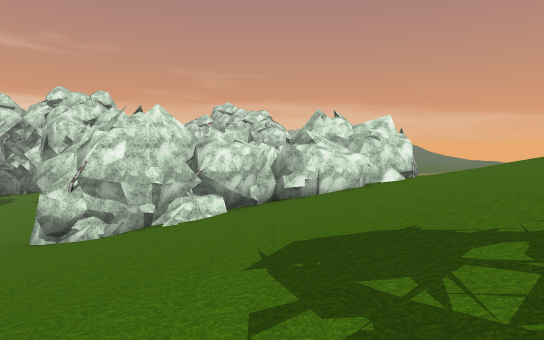
View 1 (above)

24 first-person views from a walk through a scene from a Unity 3-D project. The camera is 1.4 m above the floor, tilts 4° down and sees 75° across. The floor is counted in squares, 2 m on a side. Each view is taken from the middle of a square. On the plan, view 1 faces up. The plan holds only what a view shows up to about 11 squares ahead; the rest is blank. The place goes on beyond the plan. Some animated figures are left out. Some surface patterns are stand-ins.

View 2
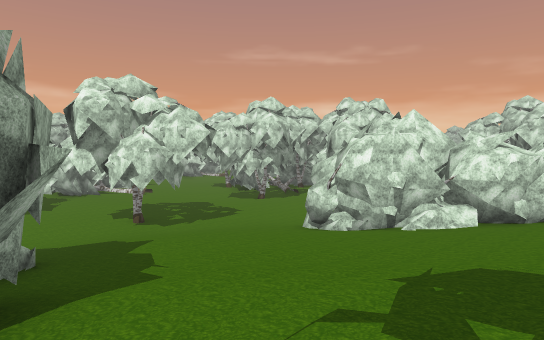

View 3
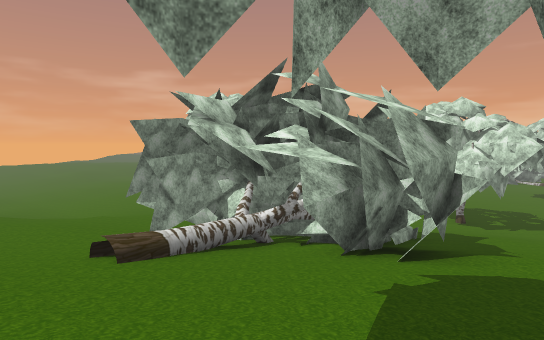

View 4
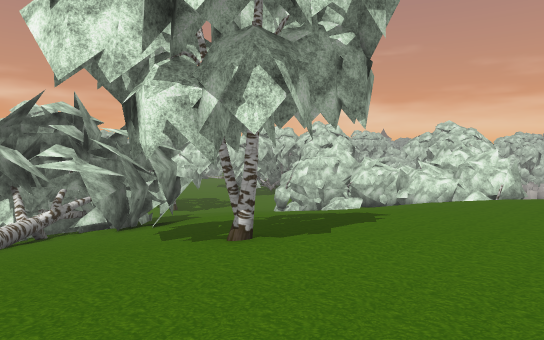

View 5
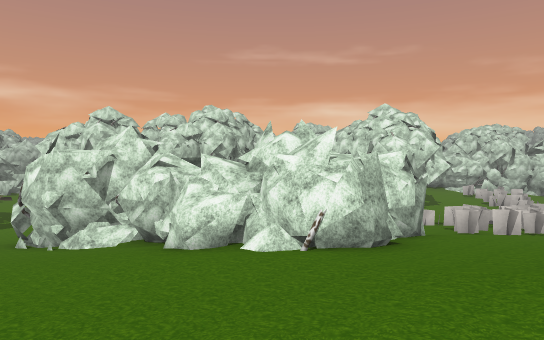

View 6
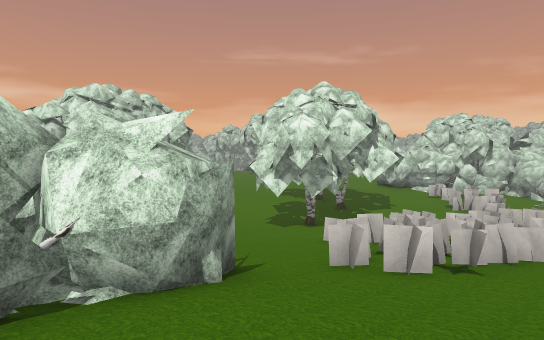

View 7
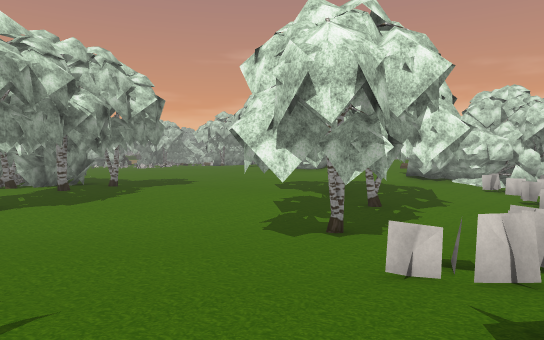

View 8
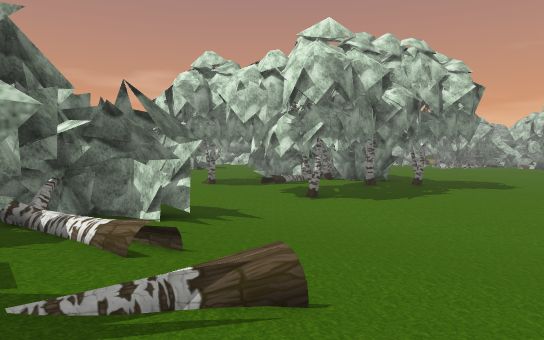

View 9
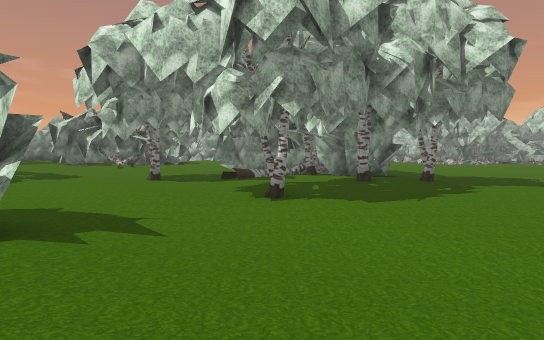

View 10
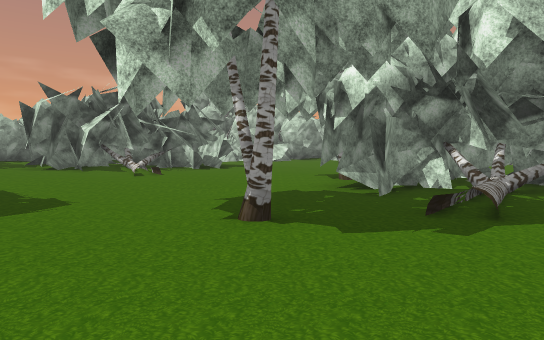

View 11
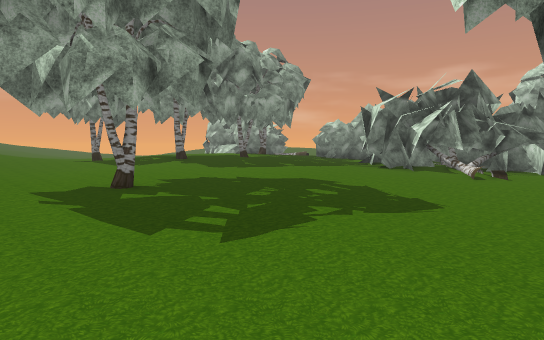

View 12
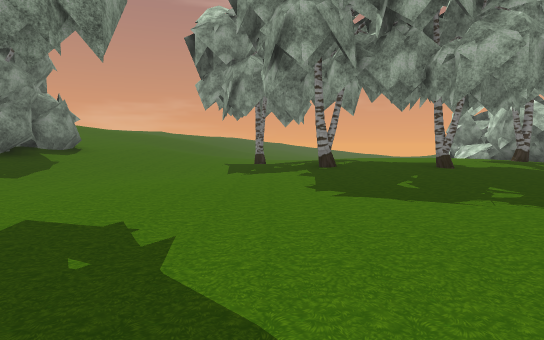

View 13
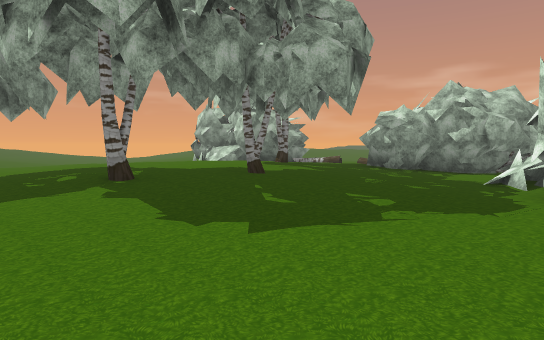

View 14
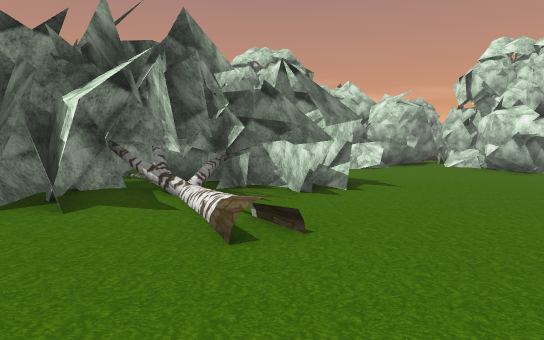

View 15
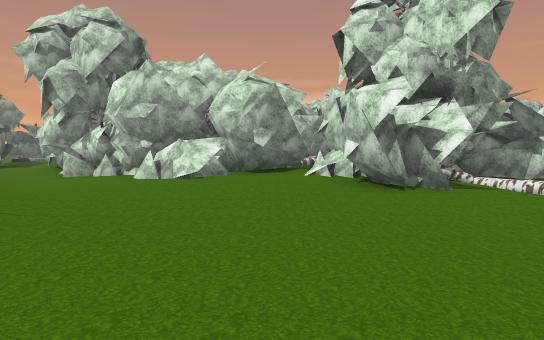

View 16
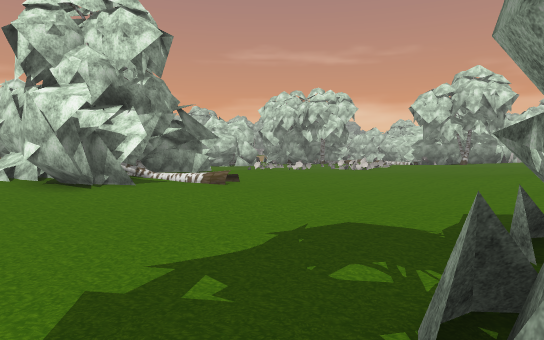

View 17
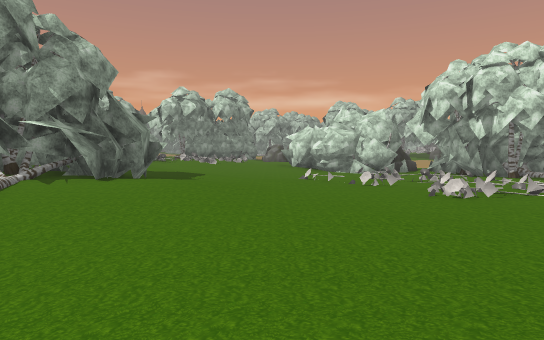

View 18
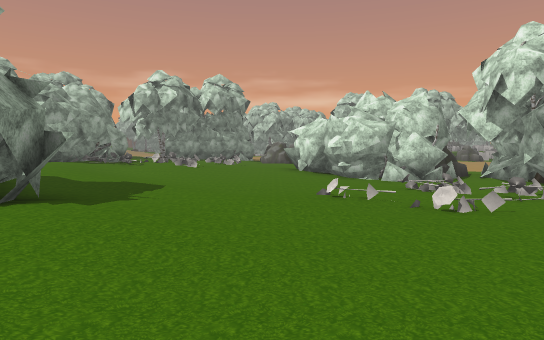

View 19
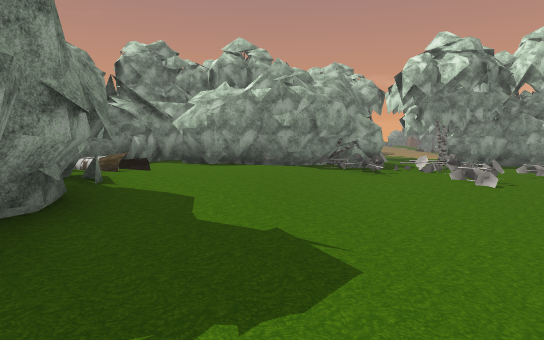

View 20
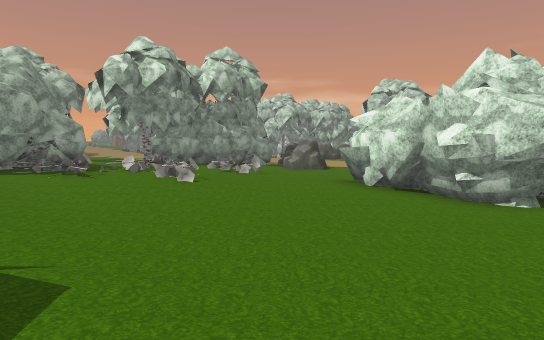

View 21
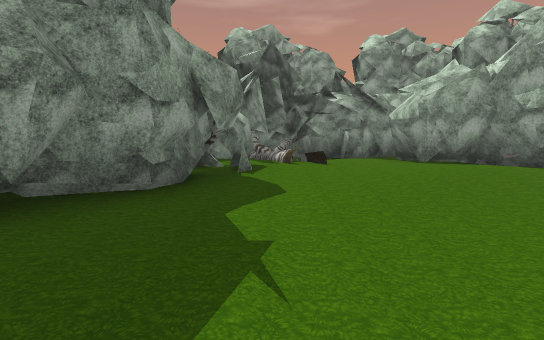

View 22
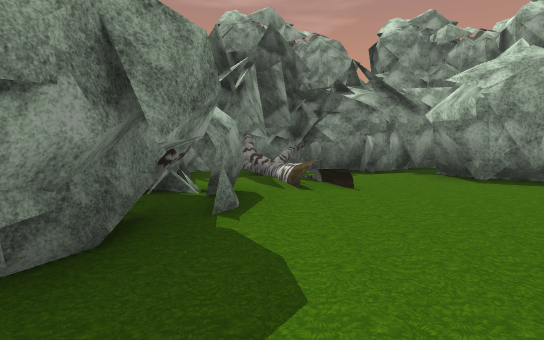

View 23
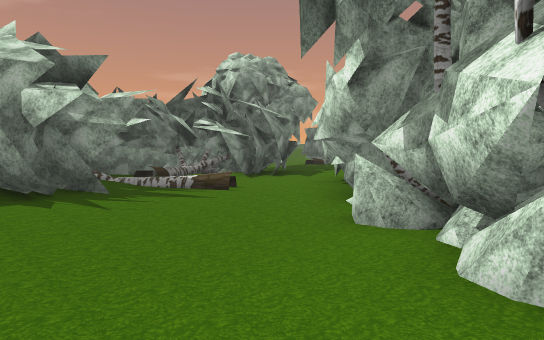

View 24
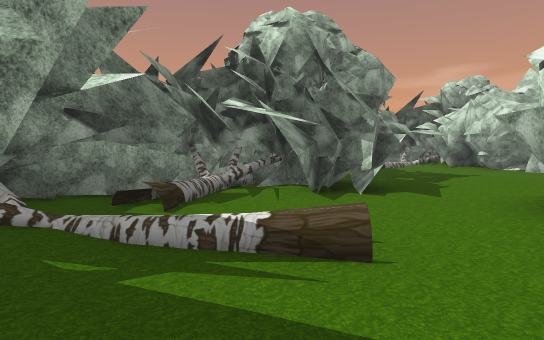

### Floor plan
Key: @ floor where view 1 was taken; # wall or solid block; x gap in a wall; . main floor; : floor 0.25 m higher than the main floor; - floor 0.25 m lower than the main floor; + floor 0.5 m higher than the main floor; _ floor 0.5 m lower than the main floor; * floor 0.75 m higher than the main floor; < floor 0.75 m lower than the main floor; % floor 1 m higher than the main floor; & floor 1.75 m higher than the main floor; $ floor 4.75 m higher than the main floor; / step, stairs or slope; = window, fence, low wall or low ledge; T tree; O other object.
Columns run from 38 left of view 1 to 6 right of it. Each row starts with its distance up from view 1.
 29      TTTT _x
 28       <<<_==/=
 27       TT<=___--/
 26      TTT_==__-==-  ..
 25      TT#_==_=--=.....                /:
 24      TT____//-......                +:..#
 23  --_TT_____=/.......::             +/:::
 22  ------___--../.....::             O:::.  #
 21  ---.-/----/..//......     ::::   +/T::.  ##
 20  ==.../.--/../::......     :::/+ ++::/:/=###
 19  /..==././/.TT:.......     +::+++::://:/=###
 18  ====..///..TTT.......    :+T++++::::T//####
 17 T.====.//::TTTT//.....TT  T#+++++::::: *####
 16  /.TT#/::::TTTTT./....TTTTT#+T+++::::///####
 15   /OTTT:://TTTT#......TTTTT++++++::://///###
 14      OT#/+ TTT:::..../T T#T +++T::///////##//
 13      O #T:TTTT::::...:/TT#:=++++::///////////
 12        TT#TTT:::::/::: :#::::+++://////&TT///
 11        TTTTTTT:::::::::::::T:+++:TTTTT&TTT//
 10          T#TTT..:::::::::/:::++++ TTT TTTT///
  9      TT   TTT.../ T#T::::::::++++TTTT TTTT///
  8          TT#//..  TT::*:::::+++++TTTT#/TT////
  7         T##/-//   TTTT::+++++++//TTTT////////
  6         TT-///.  TTTTT++++*++**//////////////
  5         T..../:  TTTTTT/****+T*//////////////
  4  T.....T.//..T    TTTT*********/////////////
  3 T#..../...//TTTTTT*************/////////////
  2 T.-...T#T...# TTTT****%%******//////////////
  1  -----TT..TTT   TTT**%%%%*****// T//////////
  0   --/  TT#TT     TT*%%%T%T*/+///T TTTT@//////
 -1      TTTT##      T%%%%%%%%/**///TTTTT////T$$/
 -2       TTT           T%%%%%%**//TTT#T//////$$/
 -3       T             %%%%%%**%///TTT#T///////
 -4                  T#   %%%%T*///// T#/////// /
 -5                 TTT     %**     //T////

Where each view was taken, in squares from view 1:
view 1: 0 up, 0 right, facing up
view 2: 0 up, 1 right, facing up-left
view 3: 2 down, 3 right, facing left
view 4: 4 down, 6 right, facing up-left
view 5: 5 up, 6 right, facing up-left
view 6: 10 up, 6 right, facing up-left
view 7: 13 up, 3 right, facing up-left
view 8: 13 up, 2 right, facing left
view 9: 14 up, 1 left, facing left
view 10: 11 up, 7 left, facing left
view 11: 10 up, 7 left, facing down-left
view 12: 7 up, 12 left, facing down
view 13: 5 up, 11 left, facing down-left
view 14: 8 up, 13 left, facing left
view 15: 13 up, 17 left, facing left
view 16: 13 up, 16 left, facing up-left
view 17: 22 up, 17 left, facing left
view 18: 22 up, 21 left, facing left
view 19: 21 up, 26 left, facing down-left
view 20: 21 up, 26 left, facing left
view 21: 21 up, 28 left, facing down
view 22: 19 up, 28 left, facing down
view 23: 9 up, 24 left, facing down-left
view 24: 5 up, 26 left, facing down-left
